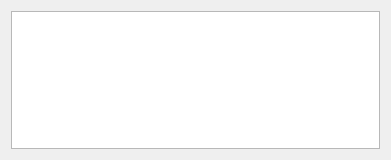
<?xml version="1.0" encoding="UTF-8"?>
<ui version="4.0">
 <class>TimeDialog</class>
 <widget class="QDialog" name="TimeDialog">
  <property name="geometry">
   <rect>
    <x>0</x>
    <y>0</y>
    <width>391</width>
    <height>160</height>
   </rect>
  </property>
  <property name="windowTitle">
   <string>TimeDialog</string>
  </property>
  <layout class="QVBoxLayout" name="verticalLayout">
   <item>
    <widget class="QTableView" name="tableView">
     <property name="sortingEnabled">
      <bool>false</bool>
     </property>
     <attribute name="horizontalHeaderVisible">
      <bool>false</bool>
     </attribute>
     <attribute name="horizontalHeaderHighlightSections">
      <bool>false</bool>
     </attribute>
     <attribute name="verticalHeaderVisible">
      <bool>false</bool>
     </attribute>
     <attribute name="verticalHeaderHighlightSections">
      <bool>false</bool>
     </attribute>
    </widget>
   </item>
  </layout>
 </widget>
 <layoutdefault spacing="6" margin="11"/>
 <resources/>
 <connections/>
</ui>
